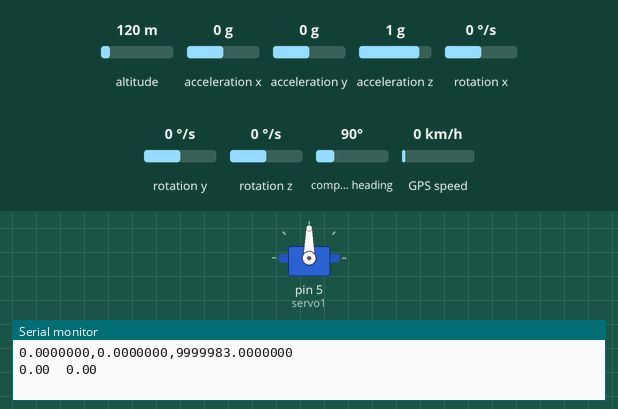
A sketch run on a simulated Arduino Uno, built with avr-gcc and run on an emulated ATmega328P. Shown: servo, the last lines printed to the serial monitor. Wiring (inferred from the names in the program): MPU-6050 motion sensor at I2C address 0x68. The test bench sets the inputs (shaded band); at power-on: acceleration y 0 g, acceleration z 1 g, rotation x 0 °/s, altitude 120 m, acceleration x 0 g, rotation y 0 °/s, rotation z 0 °/s, compass heading 90°, GPS speed 0 km/h. The GPS gets a fix after 3 s at 37.7749, -122.4194 with 8 satellites.

Above: at 1.3 s.
1.4 s: acceleration y set to 0.8 g
At 3.0 s:
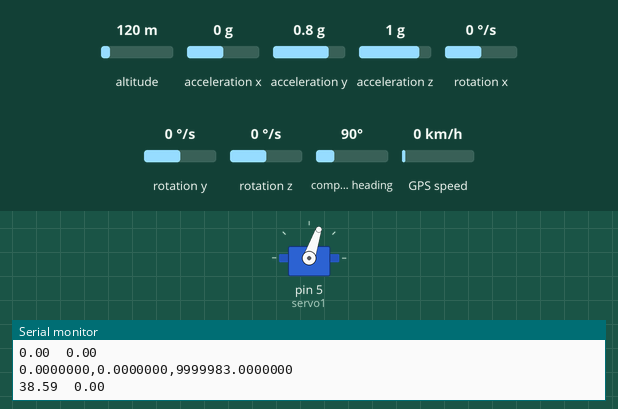
3.3 s: acceleration z set to -0.8 g
At 4.3 s:
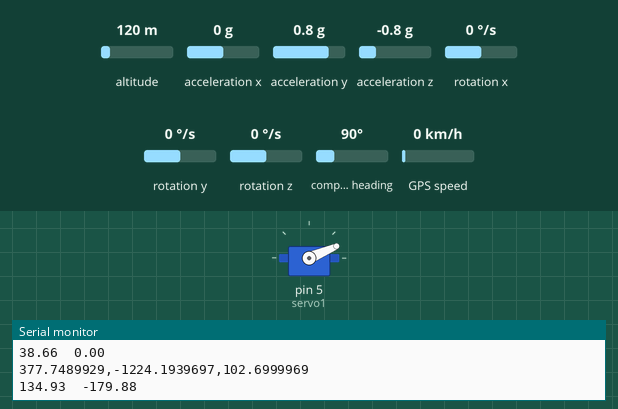
5.3 s: acceleration y set to -1.4 g
At 6.2 s:
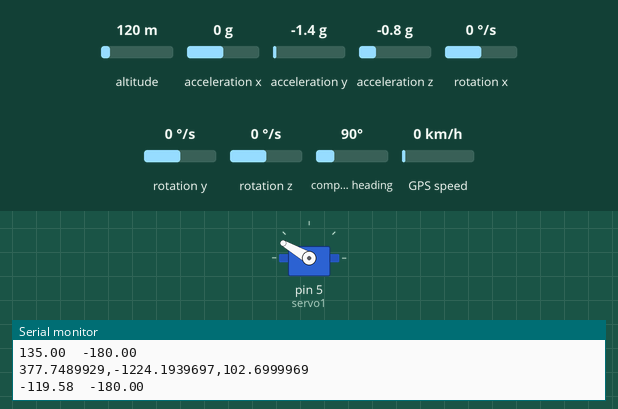
7.4 s: rotation x set to -192 °/s
At 7.65 s:
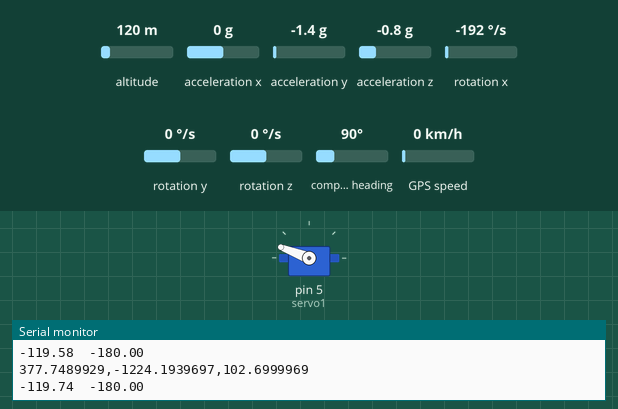
Timing chart, 0 to 11.9 s (numbered marks = the images above; inputs shaded):
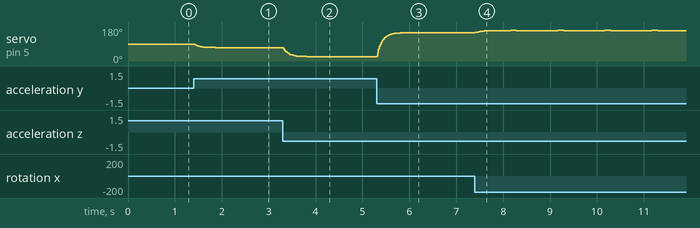

The sketch:

TESTGPSS.ino
```cpp
#include<stdio.h>
#include "TinyGPS.h"
#include<Wire.h>
#include<Servo.h>
#include<SoftwareSerial.h>
unsigned long fix_age;
SoftwareSerial GPS(8,9);
TinyGPS gps;
void gpsdump(TinyGPS &gps);
bool feedgps();
void getGPS();
long lat, lon, alt;
float LAT, LON, ALT;
float LATT, LONN, ALTT;
float ALT_offset = -17.3;
Servo servo1;
const int MPU_addr=0x68;
double AcX,AcY,AcZ,Tmp,GyX,GyY,GyZ; //These will be the raw data from the MPU6050.
uint32_t timer; //it's a timer, saved as a big-ass unsigned int.  We use it to save times from the "micros()" command and subtract the present time in microseconds from the time stored in timer to calculate the time for each loop.
double compAngleX, compAngleY; //These are the angles in the complementary filter
#define degconvert 57.2957786 //there are like 57 degrees in a radian.
int val;
int curr;
char data[50];

void setup(){
 GPS.begin(9600);
 Serial.begin(9600);
  // Set up MPU 6050:
  Wire.begin();
  #if ARDUINO >= 157
  Wire.setClock(400000UL); // Set I2C frequency to 400kHz
  #else
    TWBR = ((F_CPU / 400000UL) - 16) / 2; // Set I2C frequency to 400kHz
  #endif

  Wire.beginTransmission(MPU_addr);
  Wire.write(0x6B);  // PWR_MGMT_1 register
  Wire.write(0);     // set to zero (wakes up the MPU-6050)
  Wire.endTransmission(true);
  Serial.begin(9600);
  delay(100);

  //setup starting angle
  //1) collect the data
  Wire.beginTransmission(MPU_addr);
  Wire.write(0x3B);  // starting with register 0x3B (ACCEL_XOUT_H)
  Wire.endTransmission(false);
  Wire.requestFrom(MPU_addr,14,true);  // request a total of 14 registers
  AcX=Wire.read()<<8|Wire.read();  // 0x3B (ACCEL_XOUT_H) & 0x3C (ACCEL_XOUT_L)
  AcY=Wire.read()<<8|Wire.read();  // 0x3D (ACCEL_YOUT_H) & 0x3E (ACCEL_YOUT_L)
  AcZ=Wire.read()<<8|Wire.read();  // 0x3F (ACCEL_ZOUT_H) & 0x40 (ACCEL_ZOUT_L)
  Tmp=Wire.read()<<8|Wire.read();  // 0x41 (TEMP_OUT_H) & 0x42 (TEMP_OUT_L)
  GyX=Wire.read()<<8|Wire.read();  // 0x43 (GYRO_XOUT_H) & 0x44 (GYRO_XOUT_L)
  GyY=Wire.read()<<8|Wire.read();  // 0x45 (GYRO_YOUT_H) & 0x46 (GYRO_YOUT_L)
  GyZ=Wire.read()<<8|Wire.read();  // 0x47 (GYRO_ZOUT_H) & 0x48 (GYRO_ZOUT_L)

  //2) calculate pitch and roll
  double roll = atan2(AcY, AcZ)*degconvert;
  double pitch = atan2(-AcX, AcZ)*degconvert;

  //3) set the starting angle to this pitch and roll
  double gyroXangle = roll;
  double gyroYangle = pitch;
  double compAngleX = roll;
  double compAngleY = pitch;
  servo1.attach(5);
  //servo1.write(servo1.read());
  //start a timer
  timer = micros();
}
void loop(){
 long lat, lon;
 unsigned long fix_age, time, date, speed, course;
 unsigned long chars;
 unsigned short sentences, failed_checksum;
 // retrieves +/- lat/long in 100000ths of a degree
 gps.get_position(&lat, &lon, &fix_age);
 // time in hh:mm:ss, date in dd/mm/yy
 getGPS();
 //Serial.print("Latitude : ");
 Serial.print(LAT/100000,7);
 Serial.print(",");
 //Serial.print(" :: Longitude : ");
 Serial.print(LON/100000,7);
 Serial.print(",");
 alt = gps.altitude();
 ALT = alt/100.0 + ALT_offset;
 Serial.println(ALT,7);
 Serial.print(compAngleX);Serial.print("\t");
 Serial.print(compAngleY);Serial.print("\n");
}
void getGPS(){
 bool newdata = false;
 unsigned long start = millis();
 // Every 1 seconds we print an update
 while (millis() - start < 1000)
 {
 //Serial.println("AAAAAA");
 //Now begins the main loop.
  //Collect raw data from the sensor.
  Wire.beginTransmission(MPU_addr);
  Wire.write(0x3B);  // starting with register 0x3B (ACCEL_XOUT_H)
  Wire.endTransmission(false);
  Wire.requestFrom(MPU_addr,14,true);  // request a total of 14 registers
  AcX=Wire.read()<<8|Wire.read();  // 0x3B (ACCEL_XOUT_H) & 0x3C (ACCEL_XOUT_L)
  AcY=Wire.read()<<8|Wire.read();  // 0x3D (ACCEL_YOUT_H) & 0x3E (ACCEL_YOUT_L)
  AcZ=Wire.read()<<8|Wire.read();  // 0x3F (ACCEL_ZOUT_H) & 0x40 (ACCEL_ZOUT_L)
  Tmp=Wire.read()<<8|Wire.read();  // 0x41 (TEMP_OUT_H) & 0x42 (TEMP_OUT_L)
  GyX=Wire.read()<<8|Wire.read();  // 0x43 (GYRO_XOUT_H) & 0x44 (GYRO_XOUT_L)
  GyY=Wire.read()<<8|Wire.read();  // 0x45 (GYRO_YOUT_H) & 0x46 (GYRO_YOUT_L)
  GyZ=Wire.read()<<8|Wire.read();  // 0x47 (GYRO_ZOUT_H) & 0x48 (GYRO_ZOUT_L)

  double dt = (double)(micros() - timer) / 1000000; //This line does three things: 1) stops the timer, 2)converts the timer's output to seconds from microseconds, 3)casts the value as a double saved to "dt".
  timer = micros(); //start the timer again so that we can calculate the next dt.

  //the next two lines calculate the orientation of the accelerometer relative to the earth and convert the output of atan2 from radians to degrees
  //We will use this data to correct any cumulative errors in the orientation that the gyroscope develops.
  double roll = atan2(AcY, AcZ)*degconvert;
  double pitch = atan2(-AcX, AcZ)*degconvert;

  //The gyroscope outputs angular velocities.  To convert these velocities from the raw data to deg/second, divide by 131.
  //Notice, we're dividing by a double "131.0" instead of the int 131.
  double gyroXrate = GyX/131.0;
  double gyroYrate = GyY/131.0;

  //THE COMPLEMENTARY FILTER
  //This filter calculates the angle based MOSTLY on integrating the angular velocity to an angular displacement.
  //dt, recall, is the time between gathering data from the MPU6050.  We'll pretend that the
  //angular velocity has remained constant over the time dt, and multiply angular velocity by
  //time to get displacement.
  //The filter then adds a small correcting factor from the accelerometer ("roll" or "pitch"), so the gyroscope knows which way is down.
  compAngleX = 0.99 * (compAngleX + gyroXrate * dt) + 0.01 * roll; // Calculate the angle using a Complimentary filter
  compAngleY = 0.99 * (compAngleY + gyroYrate * dt) + 0.01 * pitch;
  val = map(compAngleX, -180, 180, 180, 0);
  servo1.write(val);
 if (feedgps ()){
 newdata = true;
 }
 }
 if (newdata)
 {
 gpsdump(gps);
 }
}
bool feedgps(){
 while (GPS.available())
 {
 if (gps.encode(GPS.read()))
 return true;
 }
 return 0;
}
void gpsdump(TinyGPS &gps)
{
 //byte month, day, hour, minute, second, hundredths;
 gps.get_position(&lat, &lon);
 LAT = lat;
 LON = lon;
 {
 feedgps(); // If we don't feed the gps during this long

 }
}
```

Measured:
- after the input at 1.4 s, servo on pin 5 (servo1): moves from 90° to 71° over 0.45 s, starting at once
- after the input at 3.3 s, servo on pin 5 (servo1): moves from 71° to 23° over 0.51 s, starting at once
- after the input at 5.3 s, servo on pin 5 (servo1): moves from 23° to 150° over 0.65 s, starting at once
